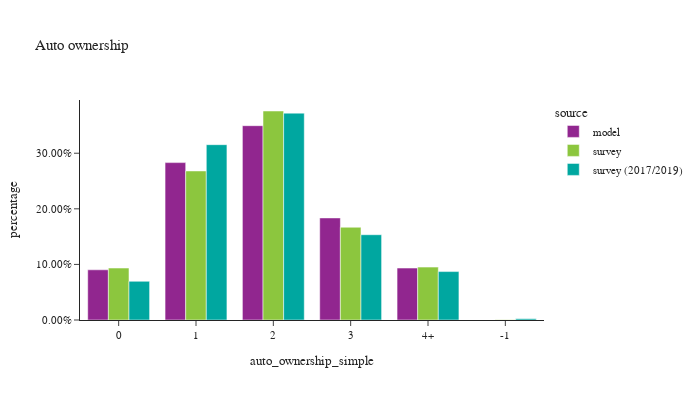

Notebook code for this chart:
### Code cell
df_plot = hh.groupby(['source','auto_ownership_simple'])['hhexpfac'].sum().reset_index()
df_plot['percentage'] = df_plot.groupby(['source'], group_keys=False)['hhexpfac'].\
        apply(lambda x: x / float(x.sum()))

df_plot_ct = hh.groupby(['source','auto_ownership_simple'])['hhexpfac'].count().reset_index(). \
    rename(columns={'hhexpfac':'sample count'})
df_plot = df_plot.merge(df_plot_ct, on=['source','auto_ownership_simple'])

fig = px.bar(df_plot.sort_values(by=['source']), x="auto_ownership_simple", y="percentage", color="source",
             hover_data=['sample count'],
             barmode="group",title="Auto ownership")
fig.update_layout(height=400, width=700, font=dict(size=11),
                  yaxis=dict(tickformat=".2%"))
fig.show()

### Figure 1 — Plotly figure (JSON) as saved in the notebook; plotly's stock layout.template omitted (floating-point values rounded to 4 significant figures)
{"data": [{"alignmentgroup": "True", "customdata": [[15677], [49155], [60686], [31877], [16218]], "hovertemplate": "source=model<br>auto_ownership_simple=%{x}<br>percentage=%{y}<br>sample count=%{customdata[0]}<extra></extra>", "legendgroup": "model", "marker": {"color": "#91268F", "pattern": {"shape": ""}}, "name": "model", "offsetgroup": "model", "orientation": "v", "showlegend": true, "textposition": "auto", "type": "bar", "x": ["0", "1", "2", "3", "4+"], "xaxis": "x", "y": [0.0903, 0.2831, 0.3495, 0.1836, 0.09341], "yaxis": "y"}, {"alignmentgroup": "True", "customdata": [[118], [268], [1034], [572], [1], [1575]], "hovertemplate": "source=survey<br>auto_ownership_simple=%{x}<br>percentage=%{y}<br>sample count=%{customdata[0]}<extra></extra>", "legendgroup": "survey", "marker": {"color": "#8CC63E", "pattern": {"shape": ""}}, "name": "survey", "offsetgroup": "survey", "orientation": "v", "showlegend": true, "textposition": "auto", "type": "bar", "x": ["4+", "3", "2", "0", "-1", "1"], "xaxis": "x", "y": [0.09512, 0.1669, 0.376, 0.09345, 0.0004752, 0.2681], "yaxis": "y"}, {"alignmentgroup": "True", "customdata": [[347], [3], [1077], [2960], [1662], [141]], "hovertemplate": "source=survey (2017/2019)<br>auto_ownership_simple=%{x}<br>percentage=%{y}<br>sample count=%{customdata[0]}<extra></extra>", "legendgroup": "survey (2017/2019)", "marker": {"color": "#00A7A0", "pattern": {"shape": ""}}, "name": "survey (2017/2019)", "offsetgroup": "survey (2017/2019)", "orientation": "v", "showlegend": true, "textposition": "auto", "type": "bar", "x": ["3", "-1", "0", "1", "2", "4+"], "xaxis": "x", "y": [0.1534, 0.002342, 0.06967, 0.3154, 0.3721, 0.08708], "yaxis": "y"}], "layout": {"barmode": "group", "font": {"size": 11}, "height": 400, "legend": {"title": {"text": "source"}, "tracegroupgap": 0}, "title": {"text": "Auto ownership"}, "width": 700, "xaxis": {"anchor": "y", "domain": [0.0, 1.0], "title": {"text": "auto_ownership_simple"}}, "yaxis": {"anchor": "x", "domain": [0.0, 1.0], "tickformat": ".2%", "title": {"text": "percentage"}}}}
